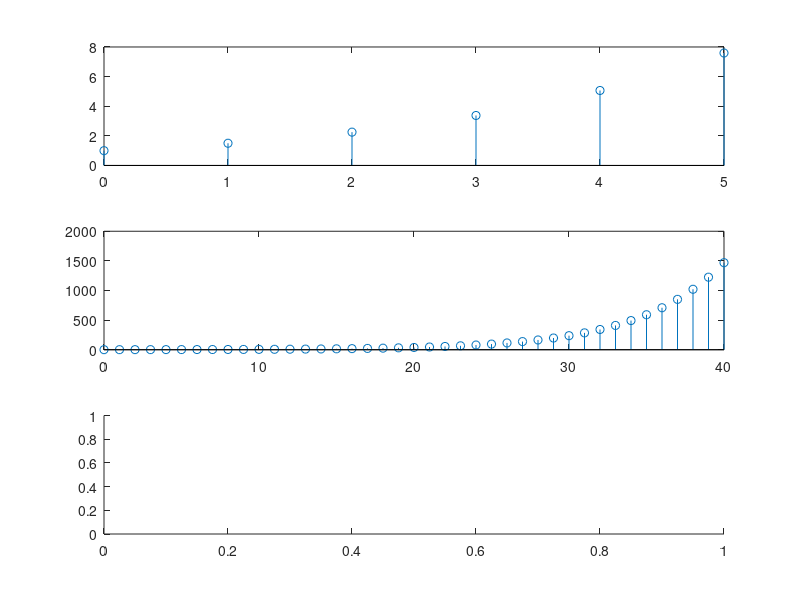

Reproduce this figure in MATLAB. (Note: this script raises an error after producing the figure.)
% konvolusi dari y(n)
n=0:5;
x=1.5.^n;
hn=0:40;
h=1.2.^hn;
y=conv(x,h);
batas=0:80;
figure, subplot(3,1,1);
grid on;
stem(n,x), subplot(3,1,2);
stem(hn,h), subplot(3,1,3);
stem(batas,y);